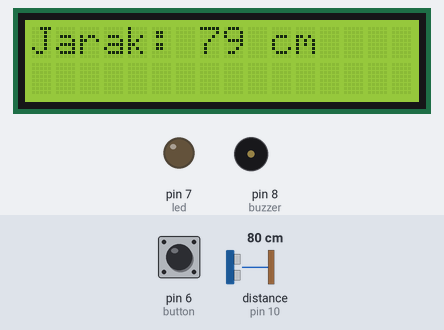
Bench run of a sketch on a simulated Arduino Uno, built with avr-gcc and run on an emulated ATmega328P. Parts: 16×2 character LCD, output pins drawn as LEDs (lit = HIGH), buzzer (waves = sounding). Wiring (inferred from the names in the program): ultrasonic range finder: trigger pin 9; echo pin 10. Inputs (shaded band) come from the test bench; at power-on: distance to the obstacle (sensor on pin 10) 80 cm, pin 6 (button) LOW. The echo pulse lasts 58.3 µs per cm; pins used as bus, display or sensor lines are not drawn.

Above: at 6.2 s.
6.3 s: distance to the obstacle (sensor on pin 10) set to 35 cm
At 7.5 s:
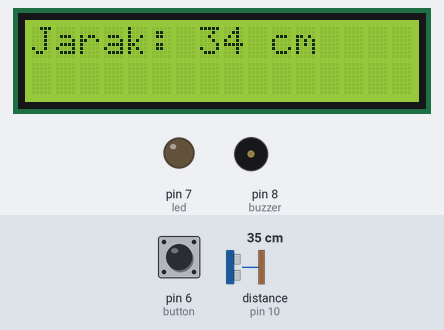
10.4 s: distance to the obstacle (sensor on pin 10) set to 28 cm
At 13.0 s:
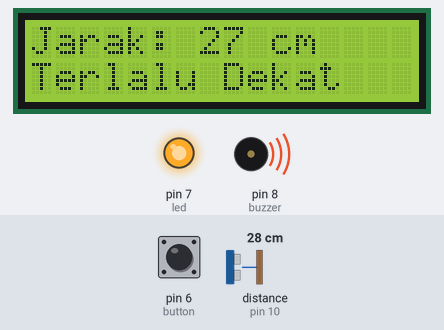
14.5 s: distance to the obstacle (sensor on pin 10) set to 2 cm
At 15.9 s:
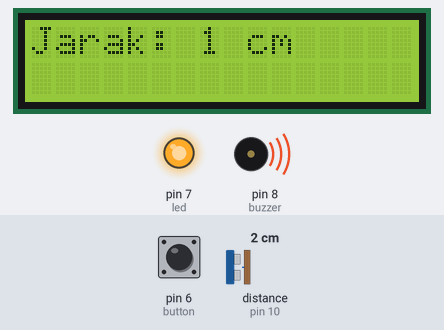
17.7 s: pin 6 (button) pulled HIGH for 1.2 s
At 19.8 s:
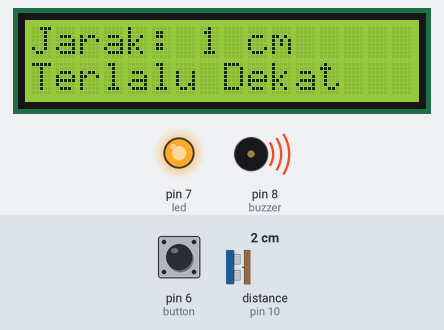
Timing chart, 0 to 21.4 s (numbered marks = the images above; inputs shaded):
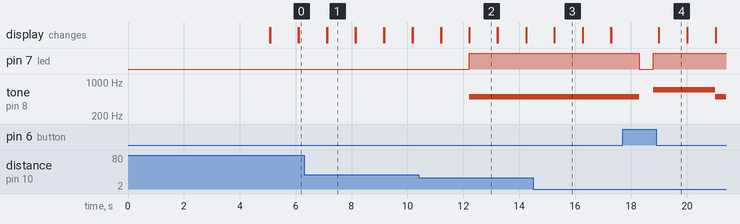

The sketch:

TA_Mikroprosessor_Final.ino
```cpp
#include <Wire.h>
#include <LiquidCrystal_I2C.h>

const int trigPin = 9;
const int echoPin = 10;
const int buzzer = 8;
const int led = 7;
const int button = 6;
int tombol = 0;

LiquidCrystal_I2C lcd(0x27,16,2);

long duration;
int distance;

void setup() {
  // put your setup code here, to run once:
  Serial.begin(9600); //Kecepatan pengiriman data 9600 bit per detik
  pinMode(trigPin, OUTPUT); //Setting Trigger sebagai output
  pinMode(echoPin, INPUT); //Setting Echo sebagai input
  pinMode(buzzer, OUTPUT); //Setting Buzzer sebagai output
  pinMode(led, OUTPUT); //Setting led sebagai output
  pinMode(button, INPUT); //Setting button sebagai input
  lcd.init(); //LCD mulai menyala
  lcd.backlight(); //Settingan agar lampu belakang LCD menyala
  lcd.setCursor(0,0); //Posisi karakter akan ditampilkan dalam LCD
  lcd.print("Jarak Parkir"); //Karakter yang akan ditampilkan dalam LCD
  lcd.setCursor(0,1); //Posisi karakter akan ditampilkan dalam LCD
  delay(5000); //Durasi waktu karakter tampil dalam LCD yaitu 5 detik
}

void loop() {
  // put your main code here, to run repeatedly:
  lcd.clear(); //Hapus karakter di layar LCD
  digitalWrite(trigPin, LOW); //Trigger off mengirimkan sinyal
  delayMicroseconds(2); //Selang waktu 0.002 detik
  digitalWrite(trigPin, HIGH); //Trigger on mengirimkan sinyal
  delayMicroseconds(10); // Selang waktu 0.01 detik
  digitalWrite(trigPin, LOW); //Trigger off mengirimkan sinyal

  duration = pulseIn(echoPin, HIGH); //Waktu tempuh sinyal dari dikirim Trigger, memantul, sampai diterima Echo
  distance = duration * 0.0343/2; //Jarak = (Waktu x Kecepatan)/2

  lcd.setCursor(0,0);
  lcd.print("Jarak: ");
  lcd.print(distance); //Menampilkan hasil pengukuran jarak
  lcd.print(" cm");
  delay(1000); //Karakter tampil selama 1 detik

  if(distance <=30){ //Jika jarak benda <= 30 cm
    tombol = digitalRead(button); //Membaca kondisi nilai pin digital 1/0
    if(tombol == HIGH){ //Jika tombol aktif atau dalam keadaan 1
      digitalWrite(led, LOW); //Lampu off
      noTone(buzzer); //Buzzer off
      delay(500); //Lampu & buzzer off selama 0.5 detik
      digitalWrite(led, HIGH); //lampu on
      tone(buzzer, 700); //Buzzer on, f= 0.7 KHz
      delay(200); //Lampu & buzzer on selama 0.2 detik
    }
    if(tombol == LOW){ //Jika tombol dalam keadaan 0
      digitalWrite(led, HIGH); //Lampu on
      tone(buzzer, 500); //Buzzer on, f = 0.5 KHz
    }
    lcd.setCursor(0,1); //Menampilkan posisi karakter yang akan ditampilkan dalam LCD
    lcd.print("Terlalu Dekat");delay(1000); //Karakter akan tampil pada LCD selama 1 detik
  }
  if(distance >30){ //Jika jarak benda > 30 cm
    digitalWrite(led, LOW); //Lampu off
    noTone(buzzer); //Buzzer off
  }
}
```

Measured:
- the behaviour switches between 32 and 31 cm on distance to the obstacle (sensor on pin 10) (found by bisection; images 1 and 2)
- after the input at 6.3 s, the display: first differs from a run without the input after 0.83 s (image 1)
- after the input at 10.4 s, pin 7 (led): LOW → HIGH after 1.8 s; tone on pin 8 (buzzer): silent → 500 Hz after 1.8 s; the display: first differs from a run without the input after 0.80 s (image 2 shows a later state)
- after the input at 17.7 s, pin 7 (led): HIGH → LOW after 0.59 s, → HIGH 0.50 s later; tone on pin 8 (buzzer): 500 Hz → silent after 0.59 s, → 700 Hz 0.50 s later, → 500 Hz 2.2 s later
- what the display in image 1 shows lasts 1.0 s, from 7.1 s to 8.1 s
